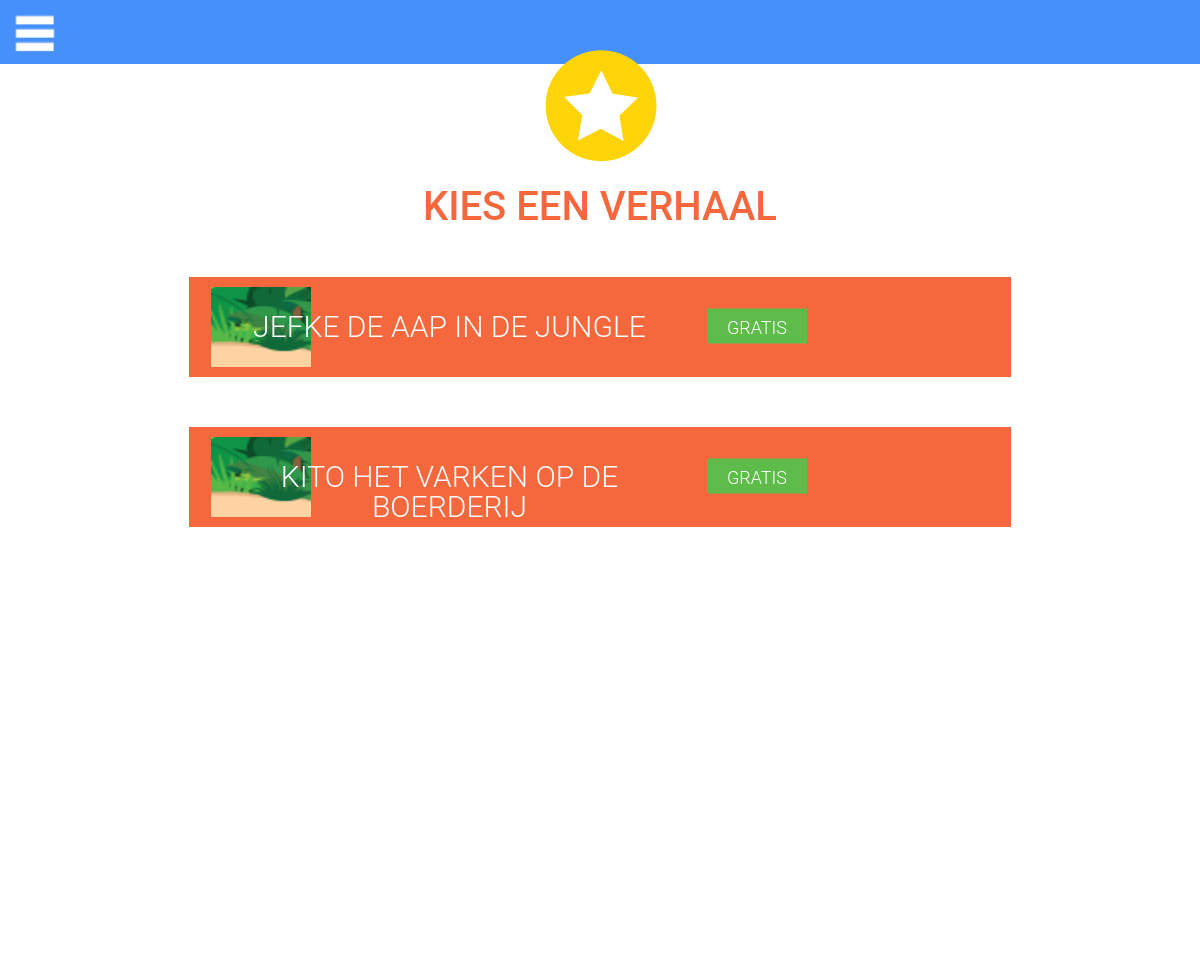
Screenshot of /challenge.php with the database file from the repository.
### tables this page shows
CREATE TABLE IF NOT EXISTS `tblafbeeldingen` (
  `AfbeeldingID` int(11) NOT NULL AUTO_INCREMENT,
  `VerhaalID` int(11) NOT NULL,
  `ScoreVolImg` text NOT NULL,
  `ScoreLeegImg` text NOT NULL,
  `PrijsImg` text NOT NULL,
  `startImg` text NOT NULL,
  `Mascotte` text NOT NULL,
  PRIMARY KEY (`AfbeeldingID`),
  KEY `VerhaalID` (`VerhaalID`)
);

CREATE TABLE IF NOT EXISTS `tblverhalen` (
  `VerhaalID` int(11) NOT NULL AUTO_INCREMENT,
  `Omschrijving` text,
  `Leeftijd` int(2) DEFAULT NULL,
  PRIMARY KEY (`VerhaalID`)
);

### classes/Verhaal.class.php (called while the page is built, shortened)
<?php
include_once("classes/db.class.php");
class Verhaal
{
    public function getlijst($leeftijd){
     $db = new database();
     $sql = "select v.omschrijving, a.startimg from tblverhalen v, tblafbeeldingen a
where v.verhaalid = a.verhaalid
and ".$leeftijd." between v.leeftijd and v.leeftijd+3";
        return $db->conn->query($sql);
    }
}

### classes/db.class.php (called while the page is built, shortened)
<?php
	class Database
	{
		private $m_sHost = "localhost";
		private $m_sUser = "root";
		private $m_sPassword = "";
		private $m_sDatabase = "eindwerk";
		public function __construct()
		{
			$this->conn = new mysqli($this->m_sHost, $this->m_sUser, $this->m_sPassword, $this->m_sDatabase);
		}
	}
?>

### challenge.php (the view, shortened to what this page needs)
<?php
include_once("classes/Verhaal.class.php");
$verhaal = new Verhaal();
$result = $verhaal->getlijst(6);
?>
<!DOCTYPE html>
<html lang="nl">
<head>
	<link rel="stylesheet" type="text/css" href="css/reset.css"/>
	<link rel="stylesheet" type="text/css" href="css/style.css"/>
    <link rel="stylesheet" type="text/css" media="screen" href="css/mediaqueries.css"/>
</head>
<body>
  <ul class="navigation">
    <li class="nav-item"><a href="index.php">MIJN OPDRACHTEN</a></li>
    <li class="nav-item"><a href="mijnverhalen.php">MIJN VERHALEN</a></li>
    <li class="nav-item"><a href="help.php">HELP</a></li>
</ul>
<label for="nav-trigger"></label>
<div class="site-wrap" id="challenge">
    <img src="images/star.png" alt="icoon star" class="storyicoon"/>
    <h1 class="story">KIES EEN VERHAAL</h1>
<?php
$i = 1;
    while ($lijst = $result->fetch_assoc())
    {
        ?>
        <div class="verhalen">
            <div class="lijstverhalen" id="verhaal<?php echo $i ?>">
                <img src="<?php echo $lijst['startimg']?>" alt="<?php echo $lijst['omschrijving']?>" class="foto"/>
                <a href="pagina.php?paginaNr=0"><h1><?php echo $lijst['omschrijving']?></h1></a>
                <button type="button" class="freebtn" id="btn1" disabled>GRATIS</button>
            </div>
        </div>
<?php $i++; } ?>
</div>
</body>
</html>

### css/style.css (style rules this page uses)
body { background-color: #489DF9; font-family: 'robotomedium' , sans-serif; }
h1,h2 { font-family: 'roboto',sans-serif; font-weight: 300; text-align: center; color:white; }
h1 { font-size: 30px; margin: 30px; }
p,a, label { color:black; display: block; color: white; font-family: 'roboto',sans-serif; font-weight: 300; }
button { padding: 15px; width: 50%; border: none; background-color: #45619d; color: white; font-family: 'robotomedium' , sans-serif; font-size: 2.5vh; }
h1 { font-size: 30px; color:white; font-weight: 100; text-align: center; margin-bottom: 20px; }
.indexbtn, button { margin-left: 25%; margin-top: 20px; }
.navigation { background: #F5683D; width: 100%; height: 100%; position: fixed; top: 0; right: 0; bottom: 0; left: 0; z-index: -1; font-family: 'robotomedium' , sans-serif; font-weight: 200; font-size: 30px; margin-top: 110px; }
.navigation .nav-item { background-color: white; height: 80px; margin-top: 20px; }
.navigation .nav-item a { text-decoration: none; color: #F5683D; padding: 0.5em 1em 0.5em 1.5em; margin-top: 12px; }
img.storyicoon { display: block; margin-left: auto; margin-right: auto; margin-top: -15px; }
label[for="nav-trigger"] { position: fixed; top: 15px; left: 15px; z-index: 2; }
label[for="nav-trigger"] { width: 40px; height: 40px; cursor: pointer; background-image: url("../images/menu.png"); background-repeat: no-repeat; background-size: contain; }
.story { font-family: 'roboto', sans-serif; font-weight:500; color: #F5683D; margin-top: 25px; font-size: 40px; }
.verhalen { position: relative; }
.lijstverhalen { width: 822px; height: 100px; background-color: #F5683D; margin-left: auto; margin-right: auto; margin-top: 50px; }
.lijstverhalen h1 { font-family: 'roboto', sans-serif; font-weight: 300; font-size: 30px; text-align: center; position: absolute; margin-top: 35px; width: 43%; }
img.foto { width: 100px; height: 80px; position: absolute; top: 50%; transform: translate(22%, -50%); }
#btn1 { width: 100px; height: 35px; background-color: #5ebc4b; font-family: 'roboto', sans-serif; font-weight: 300; color: white; font-size: 18px; text-align: center; line-height: 8px; position: absolute; top: 43%; transform: translate(250%, -90%); float: right; }
.site-wrap { position: relative; top: 0; left: 0; padding: 4em; background-repeat: no-repeat; background-color: white; background-size:contain; }
#challenge { background-image: url(../images/banner.png); background-position: top; height: 850px; }

### rows the page displays
tblafbeeldingen: startImg (picture), VerhaalID.Omschrijving "JEFKE DE AAP IN DE JUNGLE"
tblafbeeldingen: startImg (picture), VerhaalID.Omschrijving "KITO HET VARKEN OP DE BOERDERIJ"
